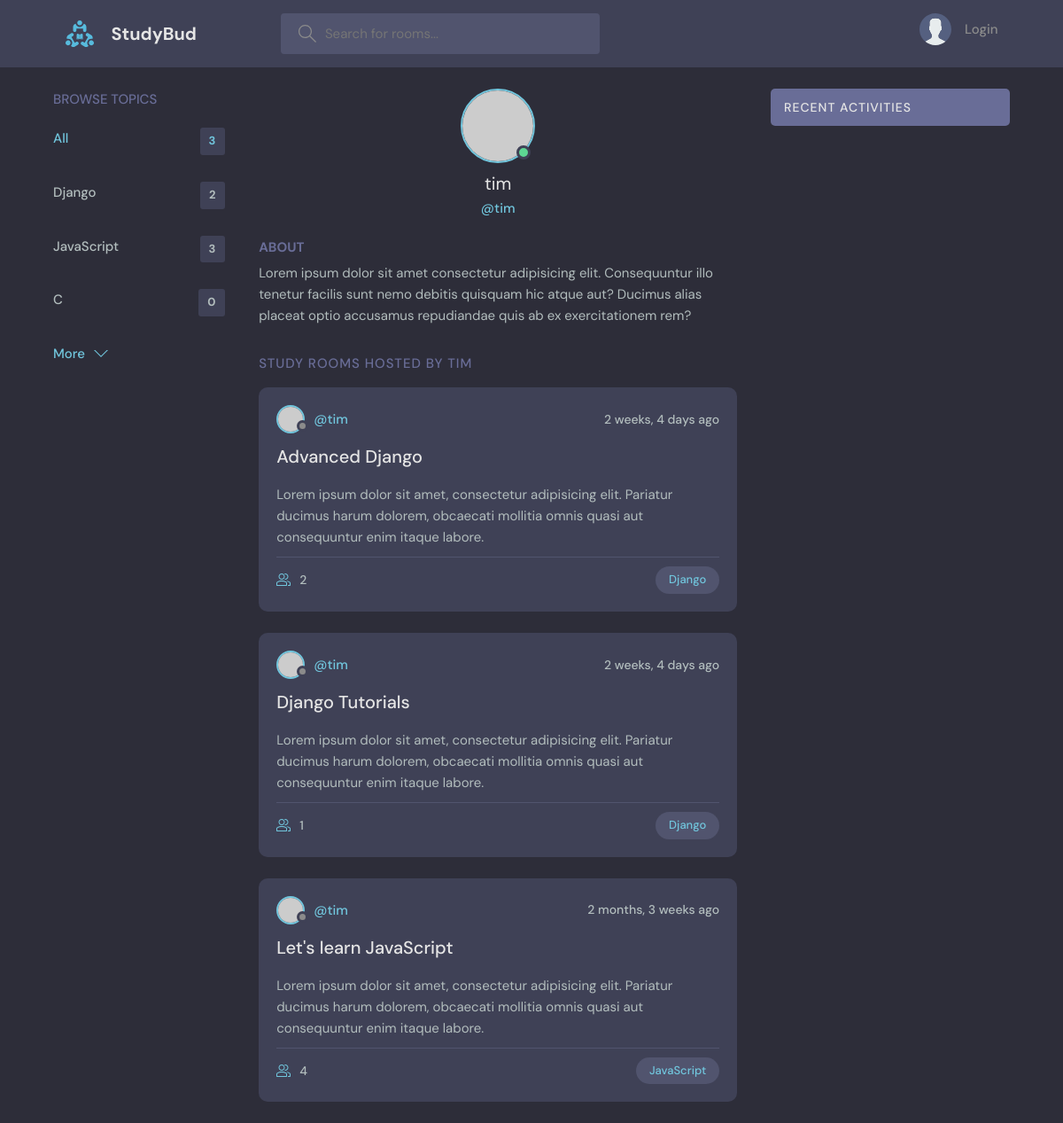
/profile/3/, run on an earlier commit of the app's database.
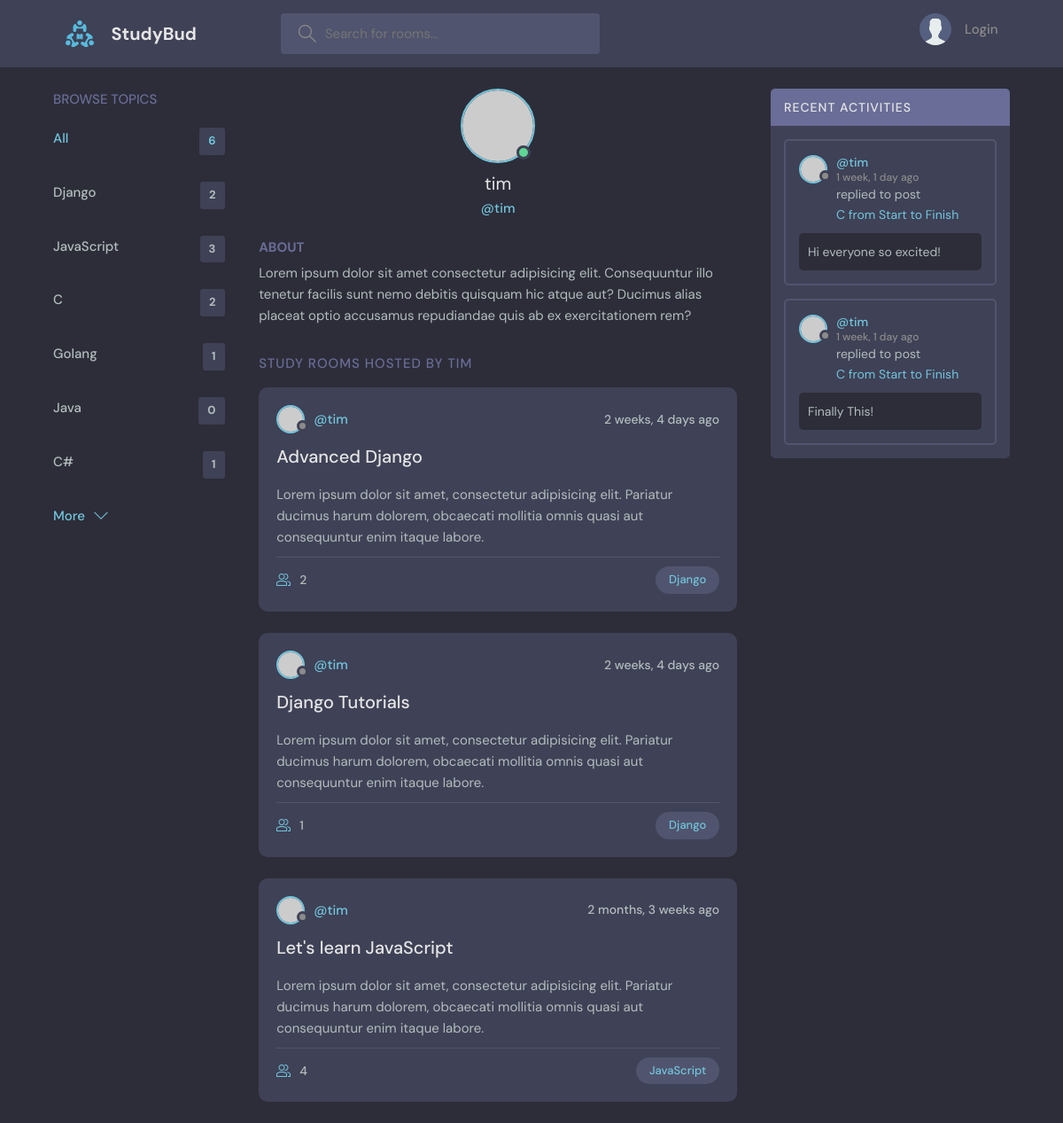
And on a later commit of the database.
### base/models.py (models this page shows, shortened)
class Topic(models.Model):
    name = models.CharField(max_length=50)

class Room(models.Model):
    host = models.ForeignKey(User, on_delete=models.SET_NULL, null=True)
    topic = models.ForeignKey(Topic, on_delete=models.CASCADE)
    name = models.CharField(max_length=50)
    description = models.TextField()
    participants = models.ManyToManyField(User, related_name='participants', blank=True)
    created = models.DateTimeField(auto_now_add=True)
    updated = models.DateTimeField(auto_now=True)
    class Meta:
        ordering = ['-updated', '-created']
    def __str__(self):
        return self.name

class Message(models.Model):
    user = models.ForeignKey(User, on_delete=models.CASCADE)
    room = models.ForeignKey(Room, on_delete=models.CASCADE)
    body = models.TextField()
    created = models.DateTimeField(auto_now_add=True)
    updated = models.DateTimeField(auto_now=True)
    class Meta:
        ordering = ['-updated', '-created']

### base/views.py (the view)
# urls.py: path('profile/<str:pk>/', views.userProfile, name='user-profile'),
def userProfile(request, pk):
    user = User.objects.get(id=pk)
    rooms = user.room_set.all()
    room_messages = user.message_set.all()
    topics = Topic.objects.all()
    context = {'user':user, 'rooms':rooms, 'room_messages': room_messages, 'topics': topics}
    return render(request, 'base/profile.html', context)

### base/templates/base/profile.html (shortened to what this page needs)
{% extends 'base.html' %}
{% block content %}
  <main class="profile-page layout layout--3">
    <div class="container">
      {% include 'base/topics_component.html' %}
      <div class="roomList">
        <div class="profile">
          <div class="profile__avatar">
            <div class="avatar avatar--large active">
              <img src="https://randomuser.me/api/portraits/men/11.jpg" />
            </div>
          </div>
          <div class="profile__info">
            <h3>{{user.username}}</h3>
            <p>@{{user.username}}</p>
          </div>
          <div class="profile__about">
            <h3>About</h3>
            <p>
              Lorem ipsum dolor sit amet consectetur adipisicing elit. Consequuntur illo tenetur
              facilis sunt nemo debitis quisquam hic atque aut? Ducimus alias placeat optio
              accusamus repudiandae quis ab ex exercitationem rem?
            </p>
          </div>
        </div>
        <div class="roomList__header">
          <div>
            <h2>Study Rooms Hosted by {{user.username}}</a>
            </h2>
          </div>
        </div>
        {% include 'base/feed_component.html' %}
      </div>
      {% include 'base/activity_component.html' %}
    </div>
  </main>
{% endblock content %}

### templates/base.html (shortened to what this page needs)
{% load static %}
<!DOCTYPE html>
<html lang="en">
  <head>
    <link rel="stylesheet" href="{% static 'styles/style.css' %}" />
  </head>
  <body>
    {% include 'navbar.html' %}
    {% block content %}
    {% endblock %}
  </body>
</html>

### templates/navbar.html (shortened to what this page needs)
{% load static %}
<header class="header header--loggedIn">
    <div class="container">
      <a href="{% url 'home' %}" class="header__logo">
        <img src="{% static 'images/logo.svg' %}" />
        <h1>StudyBud</h1>
      </a>
      <form class="header__search" method="GET" action="{% url 'home' %}">
        <label>
          <input placeholder="Search for rooms..." name="q" />
        </label>
      </form>
      <nav class="header__menu">
        {% if request.user.is_authenticated %}
        <div class="header__user">
          <a href="{% url 'user-profile' request.user.id %}">
            <div class="avatar avatar--medium active">
              <img src="https://randomuser.me/api/portraits/men/37.jpg" />
            </div>
            <p>{{request.user.username}} <span>@{{request.user.username}}</span></p>
          </a>
          <button class="dropdown-button">
            <svg version="1.1" xmlns="http://www.w3.org/2000/svg" width="32" height="32" viewBox="0 0 32 32">
              <title>chevron-down</title>
              <path d="M16 21l-13-13h-3l16 16 16-16h-3l-13 13z"></path>
            </svg>
          </button>
        </div>
        <div class="dropdown-menu">
          <a href="{% url 'update-user' %}" class="dropdown-link"
            ><svg version="1.1" xmlns="http://www.w3.org/2000/svg" width="32" height="32" viewBox="0 0 32 32">
              <title>tools</title>
              <path
                d="M27.465 32c-1.211 0-2.35-0.471-3.207-1.328l-9.392-9.391c-2.369 0.898-4.898 0.951-7.355 0.15-3.274-1.074-5.869-3.67-6.943-6.942-0.879-2.682-0.734-5.45 0.419-8.004 0.135-0.299 0.408-0.512 0.731-0.572 0.32-0.051 0.654 0.045 0.887 0.277l5.394 5.395 3.586-3.586-5.394-5.395c-0.232-0.232-0.336-0.564-0.276-0.887s0.272-0.596 0.572-0.732c2.552-1.152 5.318-1.295 8.001-0.418 3.274 1.074 5.869 3.67 6.943 6.942 0.806 2.457 0.752 4.987-0.15 7.358l9.392 9.391c0.844 0.842 1.328 2.012 1.328 3.207-0 2.5-2.034 4.535-4.535 4.535zM15.101 19.102c0.26 0 0.516 0.102 0.707 0.293l9.864 9.863c0.479 0.479 1.116 0.742 1.793 0.742 1.398 0 2.535-1.137 2.535-2.535 0-0.668-0.27-1.322-0.742-1.793l-9.864-9.863c-0.294-0.295-0.376-0.74-0.204-1.119 0.943-2.090 1.061-4.357 0.341-6.555-0.863-2.631-3.034-4.801-5.665-5.666-1.713-0.561-3.468-0.609-5.145-0.164l4.986 4.988c0.391 0.391 0.391 1.023 0 1.414l-5 5c-0.188 0.188-0.441 0.293-0.707 0.293s-0.52-0.105-0.707-0.293l-4.987-4.988c-0.45 1.682-0.397 3.436 0.164 5.146 0.863 2.631 3.034 4.801 5.665 5.666 2.2 0.721 4.466 0.604 6.555-0.342 0.132-0.059 0.271-0.088 0.411-0.088z"
              ></path>
            </svg>
            Settings</a
          >
          <a href="{% url 'logout' %}" class="dropdown-link"
            ><svg version="1.1" xmlns="http://www.w3.org/2000/svg" width="32" height="32" viewBox="0 0 32 32">
              <title>sign-out</title>
              <path
                d="M3 0h22c0.553 0 1 0 1 0.553l-0 3.447h-2v-2h-20v28h20v-2h2l0 3.447c0 0.553-0.447 0.553-1 0.553h-22c-0.553 0-1-0.447-1-1v-30c0-0.553 0.447-1 1-1z"
              ></path>
              <path
                d="M21.879 21.293l1.414 1.414 6.707-6.707-6.707-6.707-1.414 1.414 4.293 4.293h-14.172v2h14.172l-4.293 4.293z"
              ></path>
            </svg>
            Logout</a
          >
        </div>
        {% else %}
        <a href="{% url 'login' %}">
          <img src="{% static 'images/avatar.svg' %}" />
          <p>Login</p>
        </a>
        {% endif %}
      </nav>
    </div>
  </header>

### base/templates/base/topics_component.html
<div class="topics">
  <div class="topics__header">
    <h2>Browse Topics</h2>
  </div>
  <ul class="topics__list">
    <li>
      <a href="{% url 'home' %}" class="active"
        >All <span>{{topics.count}}</span></a
      >
    </li>
    {% for topic in topics %}
    <li>
      <a href="{% url 'home' %}?q={{topic.name}}"
        >{{topic.name}} <span>{{topic.room_set.all.count}}</span></a
      >
    </li>
    {% endfor %}
  </ul>
  <a class="btn btn--link" href="{% url 'topics' %}">
    More
    <svg
      version="1.1"
      xmlns="http://www.w3.org/2000/svg"
      width="32"
      height="32"
      viewBox="0 0 32 32"
    >
      <title>chevron-down</title>
      <path d="M16 21l-13-13h-3l16 16 16-16h-3l-13 13z"></path>
    </svg>
  </a>
</div>

### base/templates/base/feed_component.html (shortened to what this page needs)
{% if rooms %}
    {% for room in rooms %}
        <div class="roomListRoom">
            <div class="roomListRoom__header">
                <a href="{% url 'user-profile' room.host.id %}" class="roomListRoom__author">
                    <div class="avatar avatar--small">
                        <img src="https://randomuser.me/api/portraits/women/11.jpg" />
                    </div>
                    <span>@{{room.host.username}}</span>
                </a>
                <div class="roomListRoom__actions">
                    <span>{{room.created|timesince}} ago</span>
                </div>
            </div>
            <div class="roomListRoom__content">
                <a href="{% url 'room' room.id %}">{{room.name}}</a>
                <p>
                    Lorem ipsum dolor sit amet, consectetur adipisicing elit. Pariatur ducimus harum dolorem, obcaecati
                    mollitia omnis quasi aut consequuntur enim itaque labore.
                </p>
            </div>
            <div class="roomListRoom__meta">
                <a href="room.html" class="roomListRoom__joined">
                    {{room.participants.count}}
                </a>
                <p class="roomListRoom__topic"><a href="{% url 'home' %}?q={{room.topic.name}}">{{room.topic.name}}</a></p>
            </div>
        </div>
    {% endfor %}
{% endif %}

### base/templates/base/activity_component.html (shortened to what this page needs)
<div class="activities">
    <div class="activities__header">
      <h2>Recent Activities</h2>
    </div>
    {% for message in room_messages %}
        <div class="activities__box">
            <div class="activities__boxHeader roomListRoom__header">
                <a href="{% url 'user-profile' message.user.id %}" class="roomListRoom__author">
                <div class="avatar avatar--small">
                    <img src="https://randomuser.me/api/portraits/women/11.jpg" />
                </div>
                <p>
                    @{{message.user}}
                    <span>{{message.created|timesince}} ago</span>
                </p>
                </a>
            </div>
            <div class="activities__boxContent">
                <p>replied to post <a href="{% url 'room' message.room.id %}">{{message.room}}</a></p>
                <div class="activities__boxRoomContent">
                {{message.body}}
                </div>
            </div>
        </div>
    {% endfor %}
  </div>

What changed in the data, as far as the page shows it:
computed for Topic (number 3 of 6 on the later page): room_set.all.count "0" → "2"
added Topic: name "Golang", room_set.all.count "1"
added Topic: name "Java", room_set.all.count "0"
added Topic: name "C#", room_set.all.count "1"
added Message: user "tim", created "1 week, 1 day", room "C from Start to Finish", body "Hi everyone so excited!"
added Message: user "tim", created "1 week, 1 day", room "C from Start to Finish", body "Finally This!"
Also different on the page:
{{ topics.count }}: "3" → "6"
